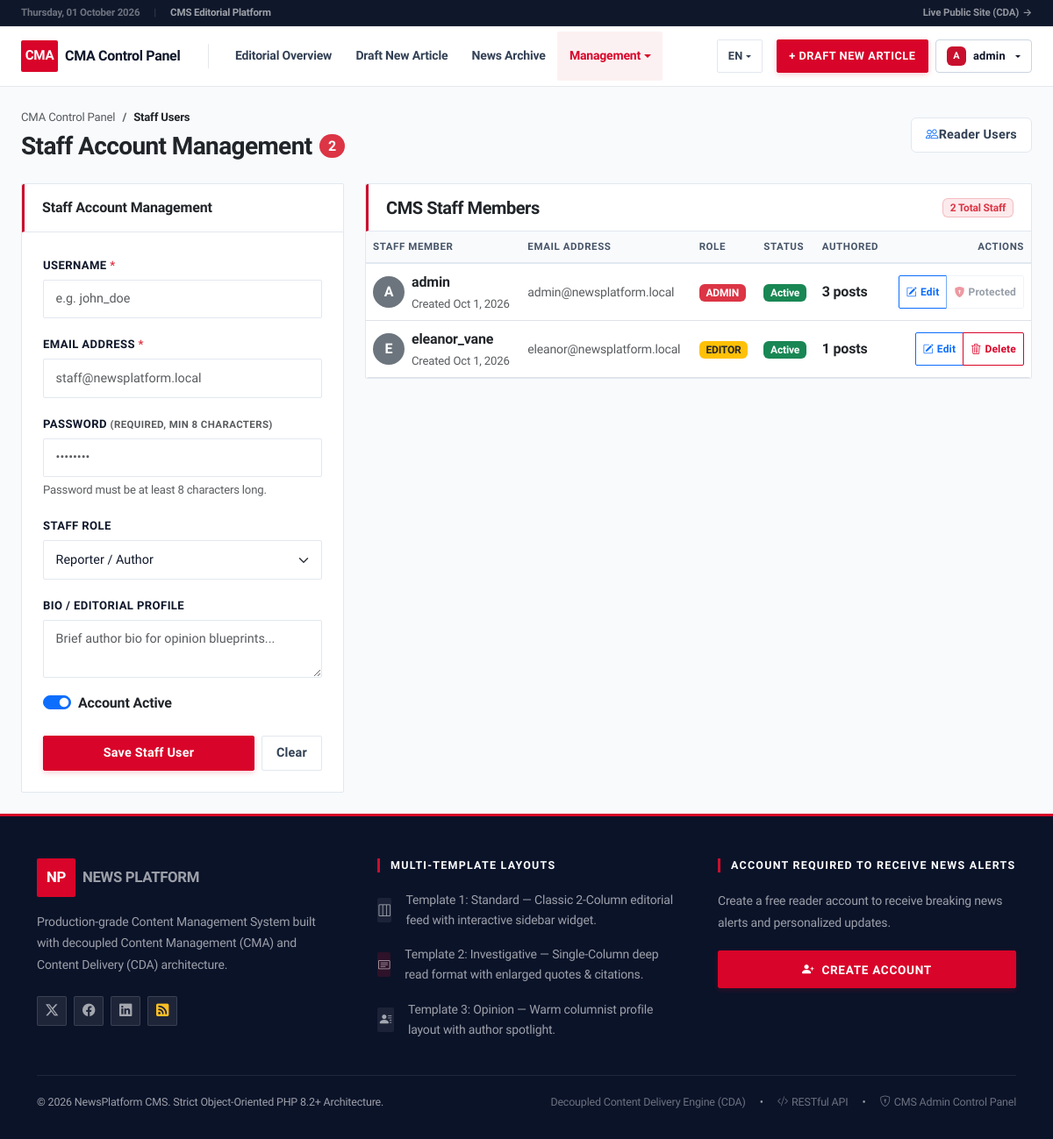
The page /admin/users.php (signed in) on the database its author committed.
### tables this page shows
CREATE TABLE IF NOT EXISTS `users` (
  `id` INT AUTO_INCREMENT PRIMARY KEY,
  `username` VARCHAR(50) NOT NULL UNIQUE,
  `email` VARCHAR(100) NOT NULL UNIQUE,
  `password_hash` VARCHAR(255) NOT NULL,
  `role` ENUM('admin', 'editor', 'reporter') NOT NULL DEFAULT 'reporter',
  `avatar_url` VARCHAR(255) NULL,
  `bio` TEXT NULL,
  `is_active` TINYINT(1) NOT NULL DEFAULT 1,
  `created_at` DATETIME NOT NULL DEFAULT CURRENT_TIMESTAMP,
  INDEX `idx_users_role` (`role`),
  INDEX `idx_users_active` (`is_active`)
);

### templates/admin/views/users.php (the view, shortened to what the rows shown need)
<div class="container-fluid px-4 py-4">
    <div class="row g-4">
        <div class="col-lg-8">
            <div class="card admin-card-clean">
                <div class="table-responsive admin-scroll-table">
                    <table class="table table-hover align-middle mb-0">
                        <thead class="table-light">
                            <tr>
                                <th><?= __('staff_member') ?></th>
                                <th><?= __('email_address') ?></th>
                                <th><?= __('role') ?></th>
                                <th><?= __('status') ?></th>
                                <th><?= __('authored') ?></th>
                                <th class="text-end"><?= __('actions') ?></th>
                            </tr>
                        </thead>
                        <tbody>
                            <?php foreach ($usersList as $u) { ?>
                                <tr>
                                    <td>
                                        <div class="d-flex align-items-center gap-2">
                                            <div class="bg-secondary text-white rounded-circle d-flex align-items-center justify-content-center fw-bold"
                                                style="width:36px; height:36px;">
                                                <?= strtoupper(substr($u['username'], 0, 1)) ?>
                                            </div>
                                            <div>
                                                <div class="fw-bold text-dark"><?= e($u['username']) ?></div>
                                                <div class="text-xs text-muted"><?= __('created') ?>
                                                    <?= \App\Core\TemplateEngine::formatDate($u['created_at'], 'M j, Y') ?>
                                                </div>
                                            </div>
                                        </div>
                                    </td>
                                    <td class="small text-muted"><?= e($u['email']) ?></td>
                                    <td>
                                        <span
                                            class="badge bg-<?= $u['role'] === 'admin' ? 'danger' : ($u['role'] === 'editor' ? 'warning text-dark' : 'primary') ?> text-uppercase">
                                            <?= e($u['role']) ?>
                                        </span>
                                    </td>
                                    <td>
                                        <?php if (!empty($u['is_active'])) { ?>
                                            <span class="badge bg-success"><?= __('active') ?></span>
                                        <?php } else { ?>
                                            <span class="badge bg-secondary"><?= __('unsubscribed') ?></span>
                                        <?php } ?>
                                    </td>
                                    <td class="fw-bold text-dark"><?= number_format((int) $u['article_count']) ?>
                                        <?= __('posts') ?></td>
                                    <td class="text-end">
                                        <div class="btn-group btn-group-sm">
                                            <button class="btn btn-outline-primary px-2 py-0.5"
                                                style="font-size:0.75rem;"
                                                onclick="editUser(<?= htmlspecialchars(json_encode($u), ENT_QUOTES, 'UTF-8') ?>)">
                                                <i class="bi bi-pencil-square me-1"></i><?= __('edit') ?>
                                            </button>
                                            <?php if ($u['role'] === 'admin') { ?>
                                                <button type="button" class="btn btn-outline-secondary px-2 py-0.5 opacity-50"
                                                    style="font-size:0.75rem;" disabled title="Administrator accounts are protected and cannot be deleted">
                                                    <i class="bi bi-shield-lock-fill text-danger me-1"></i>Protected
                                                </button>
                                            <?php } else { ?>
                                                <a href="#" class="btn btn-outline-danger px-2 py-0.5"
                                                    style="font-size:0.75rem;"
                                                    onclick="confirmDeleteCard('<?= url('admin/actions/delete-user.php?id=' . $u['id'] . '&csrf_token=' . e($csrfToken)) ?>', <?= htmlspecialchars(json_encode($u['username']), ENT_QUOTES, 'UTF-8') ?>); return false;"
                                                    title="<?= __('delete') ?>">
                                                    <i class="bi bi-trash3 me-1"></i><?= __('delete') ?>
                                                </a>
                                            <?php } ?>
                                        </div>
                                    </td>
                                </tr>
                            <?php } ?>
                        </tbody>
                    </table>
                </div>
            </div>
        </div>
    </div>
</div>

### templates/layouts/header-admin.php (shortened to what the rows shown need)
<?php
$currentLang = $_SESSION['lang'] ?? 'en';
?>
<!DOCTYPE html>
<html lang="<?= e($currentLang) ?>">
<head>
    <link href="https://cdn.jsdelivr.net/npm/bootstrap@5.3.2/dist/css/bootstrap.min.css" rel="stylesheet">
    <link rel="stylesheet" href="https://cdn.jsdelivr.net/npm/bootstrap-icons@1.11.1/font/bootstrap-icons.css">
    <link rel="stylesheet" href="<?= url('assets/css/style.css') ?>">
</head>
<body class="d-flex flex-column min-vh-100">
    <nav class="navbar navbar-expand-xl admin-navbar py-0"
        style="min-height:56px; position:sticky; top:0; z-index:1020; border-bottom: 1px solid #e5e7eb;">
        <div class="container-fluid px-3 px-md-4 h-100">
            <div class="collapse navbar-collapse" id="adminNavbar">
                <div class="d-flex flex-wrap align-items-center gap-2 my-2 my-xl-0">
                    <?php if (isset($currentUser)) { ?>
                        <div class="dropdown position-relative">
                            <button
                                class="btn btn-light btn-sm dropdown-toggle d-flex align-items-center gap-2 fw-semibold text-nowrap"
                                style="font-size:0.8rem; border:1px solid #cbd5e1; border-radius:4px; padding:0.4rem 0.75rem; color:#0f172a; background:#ffffff;"
                                type="button" data-bs-toggle="dropdown" aria-expanded="false">
                                <span class="d-flex align-items-center justify-content-center rounded fw-bold text-white"
                                    style="width:22px;height:22px;font-size:0.68rem;background:#c8102e;border-radius:2px;flex-shrink:0;">
                                    <?= strtoupper(substr($currentUser['username'], 0, 1)) ?>
                                </span>
                                <span><?= e($currentUser['username']) ?></span>
                            </button>
                        </div>
                    <?php } ?>
                </div>
            </div>
        </div>
    </nav>
    <main class="flex-grow-1">

### rows shown on the page
users: username "A", username "admin", created_at "Oct 1, 2026", email "admin@newsplatform.local", role "ADMIN", article_count "3", shows "Protected"
users: username "E", username "eleanor_vane", created_at "Oct 1, 2026", email "eleanor@newsplatform.local", role "EDITOR", article_count "1"

### other values the page prints
__('live_public_site') "Live Public Site (CDA)"
__('admin_portal') "CMA Control Panel"
__('editorial_overview') "Editorial Overview"
__('draft_new_article') "Draft New Article"
__('nav_archive') "News Archive"
__('management') "Management"
__('draft_new_article') "DRAFT NEW ARTICLE"
__('admin_nav_staff') "Staff Users"
__('staff_account_mgmt') "Staff Account Management"
km_num(count($usersList)) "2"
__('admin_nav_readers') "Reader Users"
__('username') "USERNAME"
__('email_address') "EMAIL ADDRESS"
__('password') "PASSWORD"
__('req_new_user') "(REQUIRED, MIN 8 CHARACTERS)"
